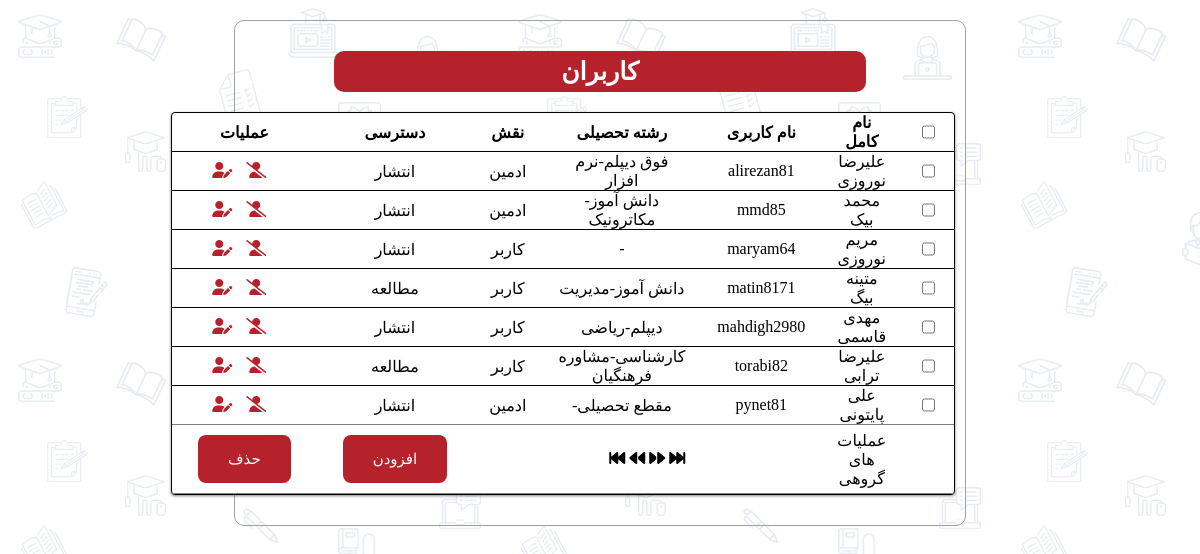
Before: /users.php (signed in) with the older database file.
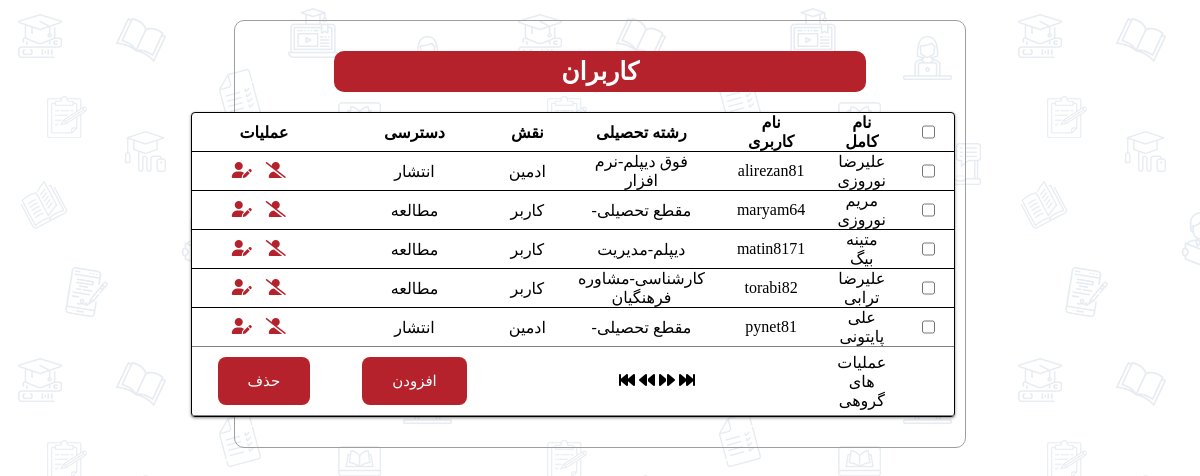
After: the same page with the newer database file.
### tables this page shows
CREATE TABLE IF NOT EXISTS `users` (
  `id` int(11) NOT NULL AUTO_INCREMENT,
  `username` varchar(100) NOT NULL,
  `password` varchar(100) NOT NULL,
  `fullname` varchar(100) NOT NULL,
  `email` varchar(100) NOT NULL,
  `phone` varchar(100) NOT NULL,
  `gender` varchar(50) NOT NULL,
  `age` varchar(20) DEFAULT NULL,
  `city` varchar(100) DEFAULT NULL,
  `edu` varchar(100) DEFAULT NULL,
  `major` varchar(100) DEFAULT NULL,
  `role` varchar(100) DEFAULT 'user',
  `level` varchar(100) DEFAULT NULL,
  PRIMARY KEY (`id`,`email`)
);

### security.php (called while the page is built, shortened)
<?php
class Authentication{
    static function check(){
        return isset( $_SESSION['uid'] );
    }
    static function urole(){
        return $_SESSION['uinfo']['role'];
    }
}
class Authorization{
    static function checkRole(){
        return Authentication::urole() == "admin";
    }
}
?>

### config.php (called while the page is built)
<?php
    $db_host = 'localhost';
    $db_user = 'root';
    $db_pass = '';
    $db_name = 'pydb';
?>

### lib/db.php (called while the page is built, shortened)
<?php
class DB {
    protected $connection;
	protected $query;
	public function __construct($dbhost = 'localhost', $dbuser = 'root', $dbpass = '', $dbname = '', $charset = 'utf8') {
		$this->connection = new mysqli($dbhost, $dbuser, $dbpass, $dbname);
		$this->connection->set_charset($charset);
	}
    public function query($query) {
		if ($this->query = $this->connection->prepare($query)) {
            $this->query->execute();
        } else {
            $this->error('Unable to prepare MySQL statement (check your syntax) - ' . $this->connection->error);
        }
		return $this;
    }
	public function fetchAll($callback = null) {
	    $params = array();
        $row = array();
	    $meta = $this->query->result_metadata();
	    while ($field = $meta->fetch_field()) {
	        $params[] = &$row[$field->name];
	    }
	    call_user_func_array(array($this->query, 'bind_result'), $params);
        $result = array();
        while ($this->query->fetch()) {
            $r = array();
            foreach ($row as $key => $val) {
                $r[$key] = $val;
            }
            if ($callback != null && is_callable($callback)) {
                $value = call_user_func($callback, $r);
                if ($value == 'break') break;
            } else {
                $result[] = $r;
            }
        }
		return $result;
	}
}
?>

### view/template/usersTable.php (the view)
<tr>
    <td>
        <input type="checkbox" name="selects">
    </td>
    <td> <?php echo $user['fullname']; ?> </td>
    <td> <?php echo $user['username']; ?> </td>
    <td> <?php echo $user['edu']."-".$user['major']; ?> </td>
    <td> <?php echo ($user['role'] == "admin" ? "ادمین" : "کاربر"); ?> </td>
    <td> <?php echo ($user['level'] == "read" ? "مطالعه" : "انتشار"); ?> </td>
    <td>
        <a class="" href="delete.php? id=<?php echo $user['id'] ?>&del=user">
            <i class='fa-solid fa-user-slash'></i>
        </a>
        <a class="" href="editUser.php? id=<?php echo $user['id'] ?>">
            <i class='fa-solid fa-user-pen'></i>
        </a>
    </td>
</tr>

### users.php (shortened to what this page needs)
<?php
include 'config.php';
include 'lib/db.php';
include 'security.php';
if(!Authorization::checkRole()){
    header("Location: catalog.php");
}else{
    $dbc = new DB( $db_host, $db_user, $db_pass, $db_name);
    $sql = "SELECT * FROM `users`";
    $result = $dbc->query($sql);
    $row = $result->fetchAll();
    include 'view/users_view.php';
}
?>

### view/users_view.php (shortened to what this page needs)
<!DOCTYPE html>
<html lang="fa-IR">
<head>
    <link rel="stylesheet" href="styles/style.css">
</head>
<body dir="rtl">
    <div class="info">
        <h1>کاربران</h1>
        <form action="" method="post">
            <table class="user_tbl">
                    <thead>
                        <tr>
                        <th><input type="checkbox" name=""></th>
                        <th>نام کامل</th>
                        <th>نام کاربری</th>
                        <th>رشته تحصیلی</th>
                        <th>نقش</th>
                        <th>دسترسی</th>
                        <th>عملیات</th>
                        </tr>
                    </thead>
                    <tbody>
                        <?php foreach($row as $user){
                            include 'view/template/usersTable.php';
                        }?>
                    </tbody>
                    <tfoot>
                        <tr>
                            <td></td>
                            <td>عملیات های گروهی</td>
                            <td colspan="3"><i class="fa-solid fa-forward-fast"></i>
                            <i class="fa-solid fa-forward"></i>
                            <i class="fa-solid fa-backward"></i>
                            <i class="fa-solid fa-backward-fast"></i>
                            <td><a class="btn tbl" href="addUser.php">افزودن</a></td>
                            <td><button class="btn tbl" name="del">حذف</button></td>
                        </tr>
                    </tfoot>
            </table>
        </form>
    </div>
</body>
</html>

### styles/style.css (style rules this page uses)
:root { --primary: var(--md-sys-color-primary-light); --on-primary: var(--md-sys-color-on-primary-light); --box: --md-sys-color-on-background-dark; }
* { font-family: vazir, 'iransansmobile', 'B titr'; font-size: 16px; }
body { background-image: url("pattern.png"); }
.box,.info { padding: 10px; padding-top: 30px; width: 40%; margin: 20px auto; text-align: center; border-radius: 10px; border: 1px solid rgb(160, 159, 159); }
.info { width: 60%; }
form { text-align: center; padding-top:20px ; padding-bottom:20px ; }
h1 { margin: 0 auto; background-color:var(--primary); width: 75%; text-align: center; color: var(--on-primary); border-radius: 10px; padding: 6px 0; font-size: 25px; }
a { text-decoration: none; }

### styles/button.css (style rules this page uses)
.btn { padding: 15px 30px; border: none; background-color: var(--primary); color: var(--on-primary); border-radius: 8px; margin-top: 30px; font-size: 15px; transition-duration: 0.4s; }

### styles/textbox.css (style rules this page uses)
input:not(.btn , [type=radio]) { height: 30px; }

### styles/input.css (style rules this page uses)
* { accent-color: var(--primary); }

### styles/table.css (style rules this page uses)
table { margin: auto; border: 1px solid black; border-radius: 4px; border-spacing: 0; text-align: center; background-color: white; box-shadow: 0px 1px 2px 0px rgba(0, 0, 0, 0.3), 0px 1px 3px 1px rgba(0, 0, 0, 0.15); ; }
td,th { border-bottom: 1px solid gray; border-collapse: collapse; vertical-align: middle; }
table td, th { padding: 0 16px; }
table tr:not(:last-child) td, th { border-bottom: 1px solid black; }
a { display: inline-block; color: var(--primary); margin-right: 10px; }
.btn.tbl { margin: 10px; }

Changed rows visible on the page:
removed users: fullname "محمد بیک", username "mmd85", edu "دانش آموز", major "مکاترونیک", role "ادمین", level "انتشار"
removed users: fullname "مهدی قاسمی", username "mahdigh2980", edu "دیپلم", major "ریاضی", role "کاربر", shows "انتشار"
changed users "مریم نوروزی": edu (not shown) → "مقطع تحصیلی"; level "انتشار" → "مطالعه"
changed users "متینه بیگ": edu "دانش آموز" → "دیپلم"
